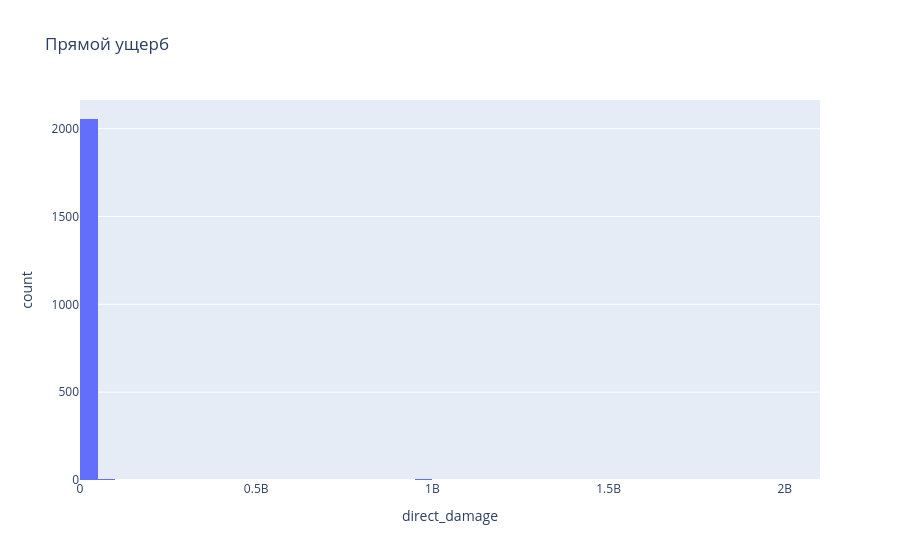
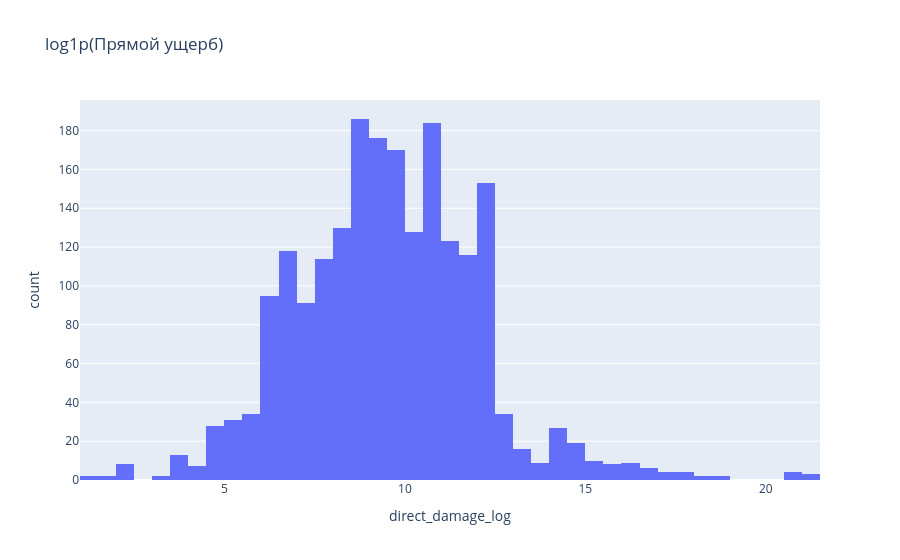
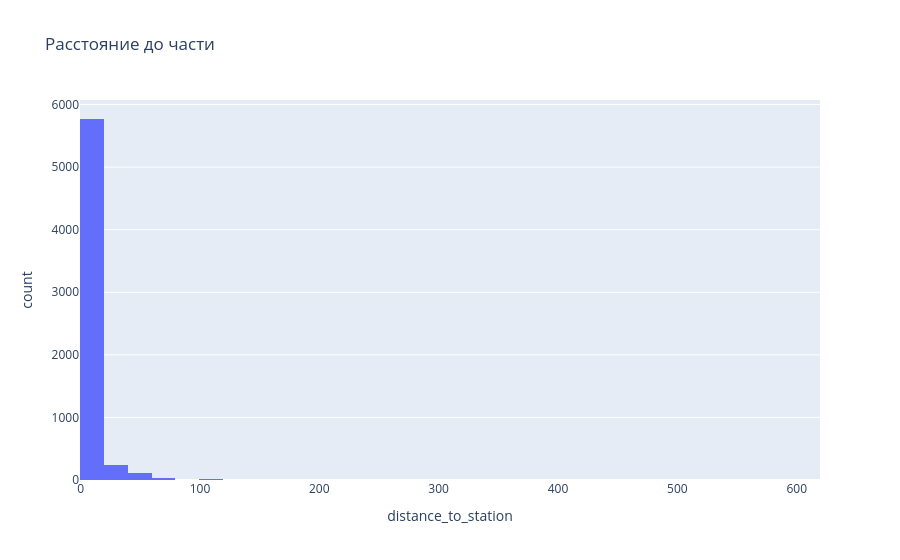
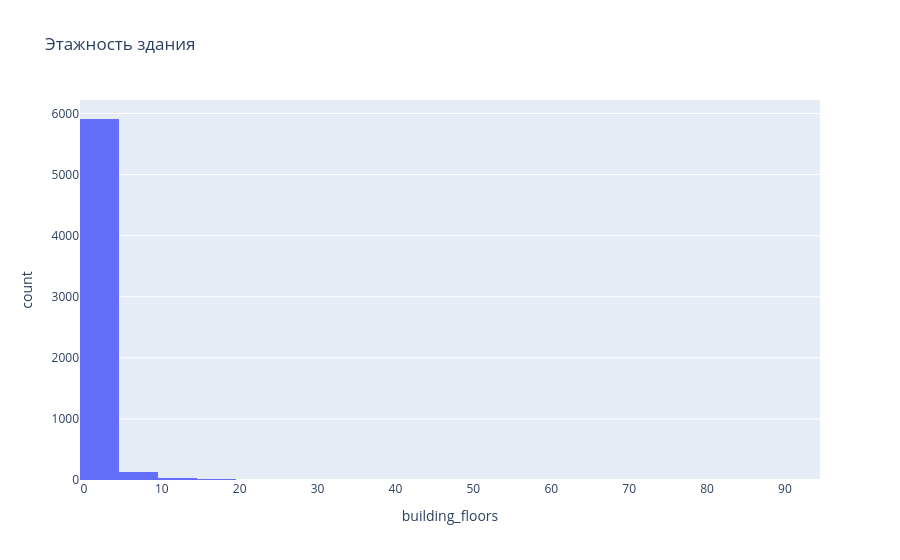

Write notebook code for charts like these, in order.
### Code cell
# 2.1.5 Визуализации EDA
fig1 = px.histogram(clean_df, x='direct_damage', nbins=50, title='Прямой ущерб')
fig2 = px.histogram(clean_df, x='direct_damage_log', nbins=50, title='log1p(Прямой ущерб)')
fig3 = px.histogram(clean_df, x='distance_to_station', nbins=50, title='Расстояние до части')
fig4 = px.histogram(clean_df, x='building_floors', nbins=30, title='Этажность здания')
fig5 = px.histogram(clean_df, x='fire_floor', nbins=30, title='Этаж возгорания')

clean_df['period_group'] = np.where(clean_df['year'] <= 2008, '2000-2008', '2009-2020')
fig6 = px.box(clean_df, x='period_group', y='direct_damage_log', title='log1p(ущерб) по периодам')
fig7 = px.box(clean_df, x='settlement_type_code', y='distance_to_station', title='Дистанция до части по типу населённого пункта')

miss = missing_report(clean_df).reset_index().rename(columns={'index':'column'})
fig8 = px.bar(miss, x='column', y='missing_%', title='Top-20 пропусков')
fig8.update_layout(xaxis_tickangle=-60)

for fig in [fig1, fig2, fig3, fig4, fig5, fig6, fig7, fig8]:
    fig.show()

### Figure 1 — Plotly figure (JSON) as saved in the notebook; plotly's stock layout.template omitted (floating-point values rounded to 4 significant figures; data arrays with more than 128 entries replaced by an {"elided": "..."} marker saying what was removed)
{"data": [{"bingroup": "x", "hovertemplate": "direct_damage=%{x}<br>count=%{y}<extra></extra>", "legendgroup": "", "marker": {"color": "#636efa", "pattern": {"shape": ""}}, "name": "", "nbinsx": 50, "orientation": "v", "showlegend": false, "type": "histogram", "x": {"elided": "6340 float values"}, "xaxis": "x", "yaxis": "y"}], "layout": {"barmode": "relative", "legend": {"tracegroupgap": 0}, "title": {"text": "Прямой ущерб"}, "xaxis": {"anchor": "y", "domain": [0, 1], "title": {"text": "direct_damage"}}, "yaxis": {"anchor": "x", "domain": [0, 1], "title": {"text": "count"}}}}

### Figure 2 — Plotly figure (JSON) as saved in the notebook; plotly's stock layout.template omitted (floating-point values rounded to 4 significant figures; data arrays with more than 128 entries replaced by an {"elided": "..."} marker saying what was removed)
{"data": [{"bingroup": "x", "hovertemplate": "direct_damage_log=%{x}<br>count=%{y}<extra></extra>", "legendgroup": "", "marker": {"color": "#636efa", "pattern": {"shape": ""}}, "name": "", "nbinsx": 50, "orientation": "v", "showlegend": false, "type": "histogram", "x": {"elided": "6340 float values"}, "xaxis": "x", "yaxis": "y"}], "layout": {"barmode": "relative", "legend": {"tracegroupgap": 0}, "title": {"text": "log1p(Прямой ущерб)"}, "xaxis": {"anchor": "y", "domain": [0, 1], "title": {"text": "direct_damage_log"}}, "yaxis": {"anchor": "x", "domain": [0, 1], "title": {"text": "count"}}}}

### Figure 3 — Plotly figure (JSON) as saved in the notebook; plotly's stock layout.template omitted (floating-point values rounded to 4 significant figures; data arrays with more than 128 entries replaced by an {"elided": "..."} marker saying what was removed)
{"data": [{"bingroup": "x", "hovertemplate": "distance_to_station=%{x}<br>count=%{y}<extra></extra>", "legendgroup": "", "marker": {"color": "#636efa", "pattern": {"shape": ""}}, "name": "", "nbinsx": 50, "orientation": "v", "showlegend": false, "type": "histogram", "x": {"elided": "6340 float values"}, "xaxis": "x", "yaxis": "y"}], "layout": {"barmode": "relative", "legend": {"tracegroupgap": 0}, "title": {"text": "Расстояние до части"}, "xaxis": {"anchor": "y", "domain": [0, 1], "title": {"text": "distance_to_station"}}, "yaxis": {"anchor": "x", "domain": [0, 1], "title": {"text": "count"}}}}

### Figure 4 — Plotly figure (JSON) as saved in the notebook; plotly's stock layout.template omitted (floating-point values rounded to 4 significant figures; data arrays with more than 128 entries replaced by an {"elided": "..."} marker saying what was removed)
{"data": [{"bingroup": "x", "hovertemplate": "building_floors=%{x}<br>count=%{y}<extra></extra>", "legendgroup": "", "marker": {"color": "#636efa", "pattern": {"shape": ""}}, "name": "", "nbinsx": 30, "orientation": "v", "showlegend": false, "type": "histogram", "x": {"elided": "6340 float values"}, "xaxis": "x", "yaxis": "y"}], "layout": {"barmode": "relative", "legend": {"tracegroupgap": 0}, "title": {"text": "Этажность здания"}, "xaxis": {"anchor": "y", "domain": [0, 1], "title": {"text": "building_floors"}}, "yaxis": {"anchor": "x", "domain": [0, 1], "title": {"text": "count"}}}}
